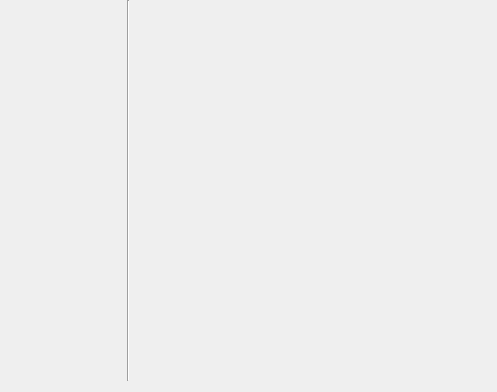
<?xml version="1.0" encoding="UTF-8"?>
<ui version="4.0">
 <class>MainWindow</class>
 <widget class="QMainWindow" name="MainWindow">
  <property name="geometry">
   <rect>
    <x>0</x>
    <y>0</y>
    <width>497</width>
    <height>392</height>
   </rect>
  </property>
  <property name="windowTitle">
   <string>SettingManager</string>
  </property>
  <widget class="QWidget" name="centralWidget">
   <widget class="Line" name="line">
    <property name="geometry">
     <rect>
      <x>120</x>
      <y>0</y>
      <width>16</width>
      <height>381</height>
     </rect>
    </property>
    <property name="orientation">
     <enum>Qt::Vertical</enum>
    </property>
   </widget>
  </widget>
  <widget class="QMenuBar" name="menuBar">
   <property name="geometry">
    <rect>
     <x>0</x>
     <y>0</y>
     <width>497</width>
     <height>21</height>
    </rect>
   </property>
  </widget>
  <action name="actionNew">
   <property name="text">
    <string>New</string>
   </property>
  </action>
  <action name="actionQuit">
   <property name="text">
    <string>Quit</string>
   </property>
  </action>
  <action name="actionOpen">
   <property name="text">
    <string>Open</string>
   </property>
  </action>
  <action name="actionSave">
   <property name="text">
    <string>Save</string>
   </property>
  </action>
  <action name="actionSave_as">
   <property name="text">
    <string>Save as...</string>
   </property>
  </action>
  <action name="actionClose">
   <property name="text">
    <string>Close</string>
   </property>
  </action>
 </widget>
 <layoutdefault spacing="6" margin="11"/>
 <resources/>
 <connections/>
</ui>
